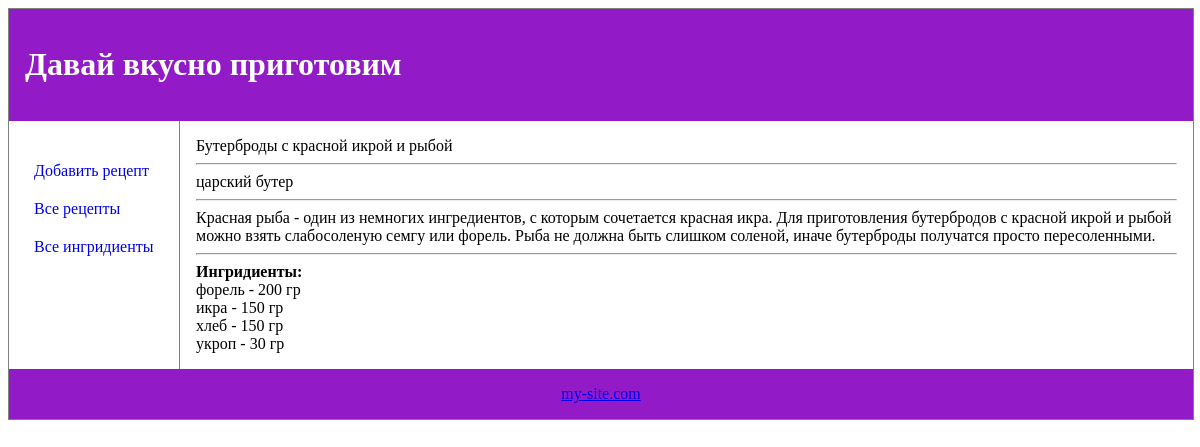
Page /index.php?id=showRecipe&recipe=23 on the committed database.
### tables this page shows
CREATE TABLE `dish` (
  `id_recipe` int(11) NOT NULL,
  `name_dish` varchar(100) DEFAULT NULL,
  `desc_dish` varchar(100) DEFAULT NULL,
  `recipe` varchar(1000) DEFAULT NULL
);

CREATE TABLE `ingredients` (
  `id` int(11) NOT NULL,
  `name_ingr` varchar(100) DEFAULT NULL,
  `quantity` varchar(50) DEFAULT NULL,
  `id_recipe` int(11) DEFAULT NULL
);

### showRecipe.php (the view)
<?php
$recipe = $_GET['recipe'];
$dbc = mysqli_connect('localhost','root','','lllusix')
    or die('Проблема соединения с БД');
$query = "SELECT * FROM dish WHERE id_recipe='$recipe'";
$result = mysqli_query($dbc, $query);
while($row = mysqli_fetch_array($result))
{
    echo $row[1] . '<br>'. '<hr>';
    echo $row[2] . '<br>'. '<hr>';
    echo $row[3] . '<br>'. '<hr>';
    echo '<b>Ингридиенты:</b> ' . '<br>';
}
$query = "SELECT * FROM ingredients WHERE id_recipe='$recipe'";
$result = mysqli_query($dbc, $query);
while($row = mysqli_fetch_array($result)){
    echo $row[1] . ' - ' . $row[2] . '<br>';
}

### index.php (shortened to what this page needs)
<!DOCTYPE html>
<html lang="en">
<head>
</head>
<body>
<?php
$id = '';
if (!empty($_GET)) {
    $id = empty($_GET['id']) ? '' : trim(strip_tags($_GET['id']));
}
$blocks = ['header', 'content', 'footer'];
?>
<div class="container">
    <?php foreach ($blocks as $block): ?>
        <?php if ($block == 'header'): ?>
            <?php include 'header.php'; ?>
        <?php elseif ($block == 'content'): ?>
            <?php include 'menu.php'; ?>
            <article>
                <?php
                switch ($id) {
                    case 'showRecipe':
                        include 'showRecipe.php';
                        break;
                }
                ?>
            </article>
        <?php elseif ($block == 'footer'): ?>
            <?php include 'footer.php'; ?>
        <?php endif; ?>
    <?php endforeach; ?>
</div>
</body>
</html>

### index.php (style rules this page uses)
div.container { width: 100%; border: 1px solid gray; }
article { margin-left: 170px; border-left: 1px solid gray; padding: 1em; overflow: hidden; }

### rows in the picture
dish: name_dish "Бутерброды с красной икрой и рыбой", desc_dish "царский бутер", recipe "Красная рыба - один из немногих ингредиентов, с которым сочетается красная икра. Для приготовления бутербродов с красной икрой и рыбой можно взять слабосоленую семгу или форель. Рыба не должна быть слишком соленой, иначе бутерброды получатся просто пересоленными."
ingredients: name_ingr "форель", quantity "200 гр"
ingredients: name_ingr "икра", quantity "150 гр"
ingredients: name_ingr "хлеб", quantity "150 гр"
ingredients: name_ingr "укроп", quantity "30 гр"

### other values in the picture
$menu "Добавить рецепт"
$menu "Все рецепты"
$menu "Все ингридиенты"
